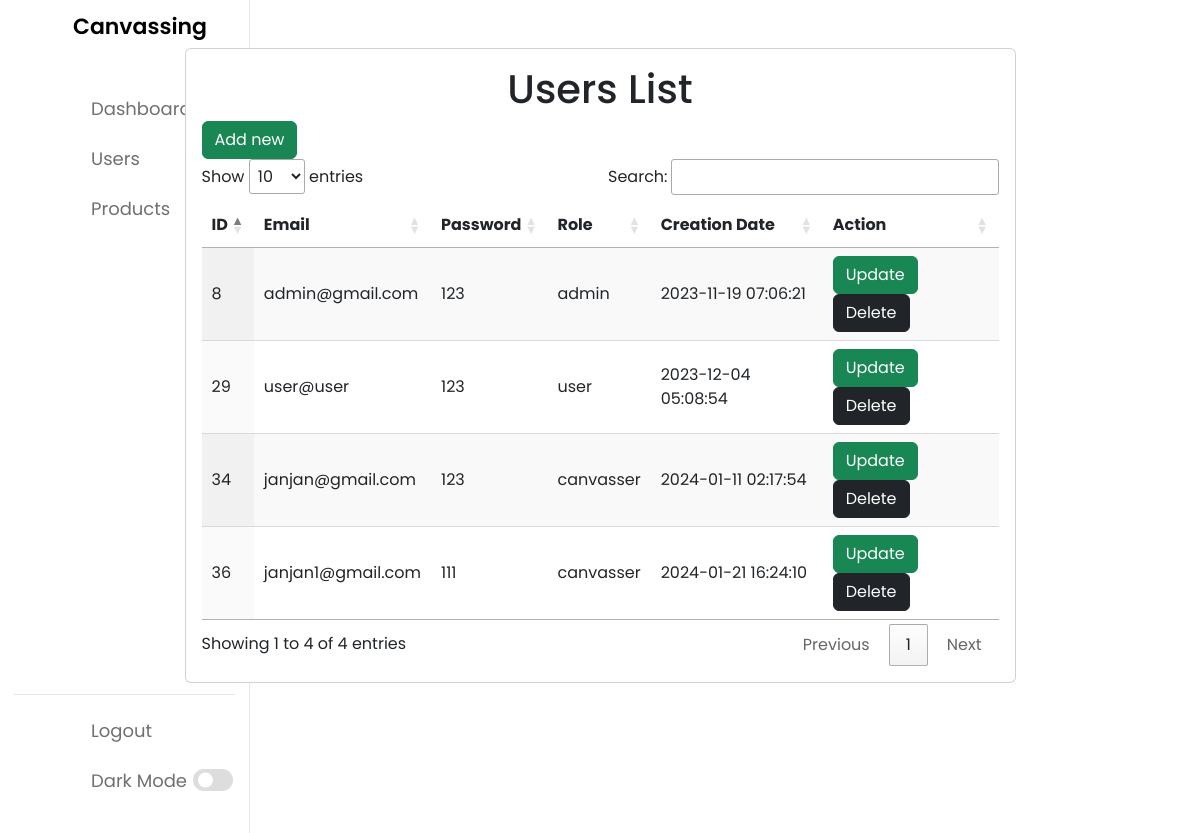
Page /adminuser.php (signed in) on the committed database.
### tables this page shows
CREATE TABLE `users` (
  `id` bigint(11) NOT NULL,
  `user_id` bigint(20) NOT NULL,
  `email` varchar(100) NOT NULL,
  `password` varchar(100) NOT NULL,
  `usertype` varchar(100) NOT NULL DEFAULT 'canvasser',
  `date` timestamp NOT NULL DEFAULT current_timestamp() ON UPDATE current_timestamp()
);

### adminuser.php (the view, shortened to what this page needs)
<?php
include('config.php');
include('adminnav.php');
$query = "select * from users";
$result = mysqli_query($conn, $query);
?>
<!DOCTYPE html>
<html lang="en">
<head>
    <link rel="stylesheet" href="https://stackpath.bootstrapcdn.com/bootstrap/4.5.2/css/bootstrap.min.css">
    <link rel='stylesheet' href='https://cdnjs.cloudflare.com/ajax/libs/twitter-bootstrap/5.3.0/css/bootstrap.min.css' />
    <link rel="stylesheet" type="text/css" href="https://cdn.datatables.net/1.10.25/css/jquery.dataTables.css">
</head>
<body>
    <div class="container mt-5">
        <div class="row justify-content-center">
            <div class="col-lg-9 px-20" id="order">
                <div class="card">
                    <div class="card-body">
                        <header>
                            <h1 class="text-center"> Users List</h1>
                        </header>
                        <div>
                            <button class="btn btn-success" data-toggle="modal" data-target="#addModal">Add new</button>
                        </div>
                        <table id="example" class="display" style="width:100%">
                            <thead>
                                <tr>
                                    <th>ID</th>
                                    <th>Email</th>
                                    <th>Password</th>
                                    <th>Role</th>
                                    <th>Creation Date</th>
                                    <th>Action</th>
                                </tr>
                            </thead>
                            <tbody>
                                <?php
                                while ($row = mysqli_fetch_assoc($result)) {
                                ?>
                                    <tr>
                                        <td><?php echo $row['id']; ?></td>
                                        <td><?php echo $row['email']; ?></td>
                                        <td><?php echo $row['password']; ?></td>
                                        <td><?php echo $row['usertype']; ?></td>
                                        <td><?php echo $row['date']; ?></td>
                                        <td>
                                            <button class="btn btn-success editbtn" data-toggle="modal" data-target="#updateModal">Update</button>
                                            <button class="btn btn-dark deletebtn" data-toggle="modal" data-target="#deleteModal">Delete</button>
                                        </td>
                                    </tr>
                                <?php
                                }
                                ?>
                            </tbody>
                        </table>
                    </div>
                </div>
            </div>
        </div>
    </div>
</body>
</html>

### adminpanel.css (style rules this page uses)
* { margin: 0; padding: 0; box-sizing: border-box; font-family: 'Poppins', sans-serif; }
:root { --primary-color: #006d24; --panel-color: #FFF; --text-color: #000; --black-light-color: #707070; --border-color: #e6e5e5; --toggle-color: #DDD; --box1-color: #60f399; --box2-color: #FFE6AC; --box3-color: #E7D1FC; --title-icon-color: #fff; --tran-05: all 0.5s ease; --tran-03: all 0.3s ease; --tran-03: all 0.2s ease; }
body { min-height: 100vh; background-color: var(--panel-color); }

### rows in the picture
users: id "8", email "admin@gmail.com", password "123", usertype "admin", date "2023-11-19 07:06:21"
users: id "29", email "user@user", password "123", usertype "user", date "2023-12-04 05:08:54"
users: id "34", email "janjan@gmail.com", password "123", usertype "canvasser", date "2024-01-11 02:17:54"
users: id "36", email "janjan1@gmail.com", password "111", usertype "canvasser", date "2024-01-21 16:24:10"
